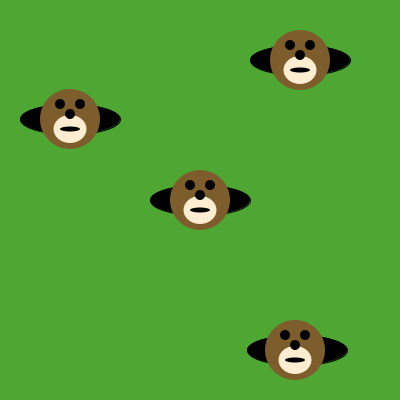
Frame 1 (no input)
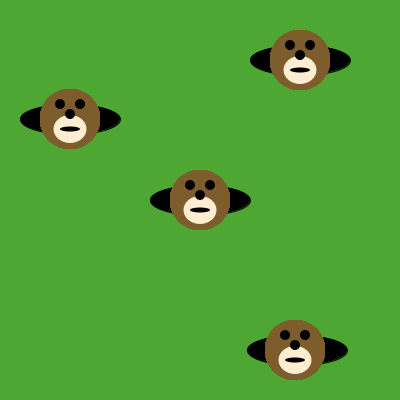
Frame 60 (the mouse pressed at the canvas centre just before this capture)
Frame 120 (the mouse held since frame 60 and released just before this capture): identical to frame 60, image omitted

The Processing sketch that drew these frames (run headless with seeded random() and noise(); from frame 60 on, the mouse is pressed at the canvas centre):

// Processing sketch: moles_in_holes
// ── moles_in_holes.pde
/*** When you are done, this program will draw a mole in 
     each of the holes.
***/

void setup() {
     size(400, 400);
     background(78, 166, 51); // green grass
     
     // This code draws the holes. Run the program to see them.
     
     fill(0, 0, 0);
     ellipse(200, 200, 100, 30);
     ellipse(70, 119, 100, 30);
     ellipse(300, 60, 100, 30);
     ellipse(297, 350, 100, 30);
}

void draw() {

/* Write code here that uses the drawMole method to put a mole in each of the holes */
drawMole(200,200);
drawMole(70,119);
drawMole(300,60);
drawMole(295,350);
}

void drawMole(int moleX, int moleY) {
     noStroke();
     fill(125, 93, 43);
     ellipse(moleX, moleY, 60, 60); // face
     fill(255, 237, 209);
     ellipse(moleX, moleY+10, 33, 28); 
     fill(0, 0, 0);
     ellipse(moleX-10, moleY-15, 10, 10); // eyes
     ellipse(moleX+10, moleY-15, 10, 10);
     ellipse(moleX, moleY-5, 10, 10); // nose
     ellipse(moleX, moleY+10, 20, 5); // mouth
}
